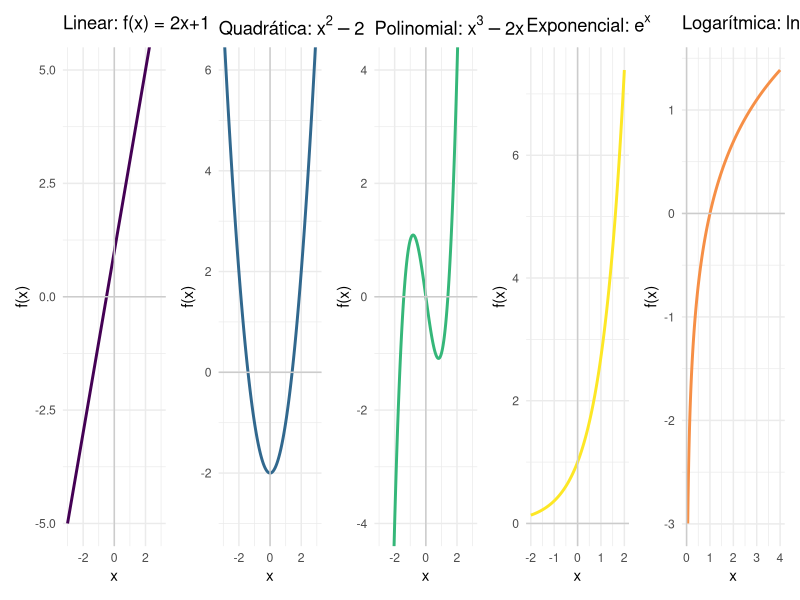
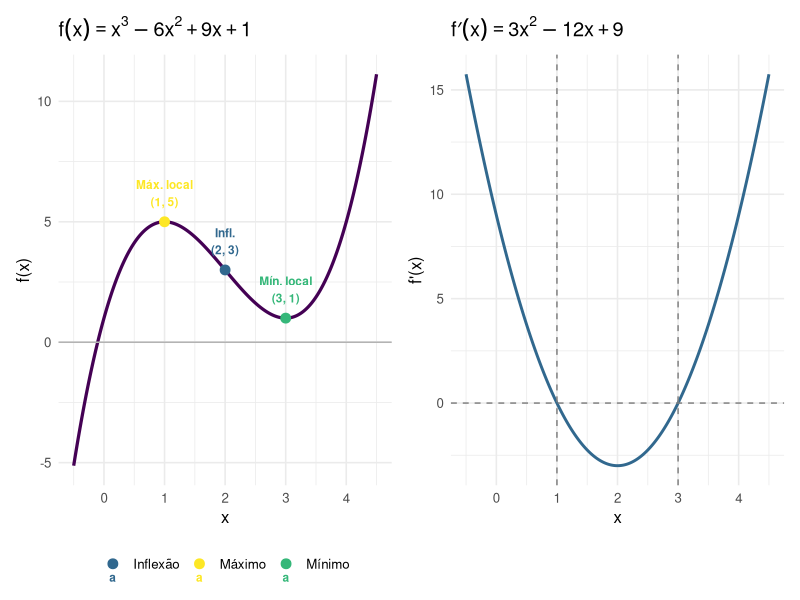
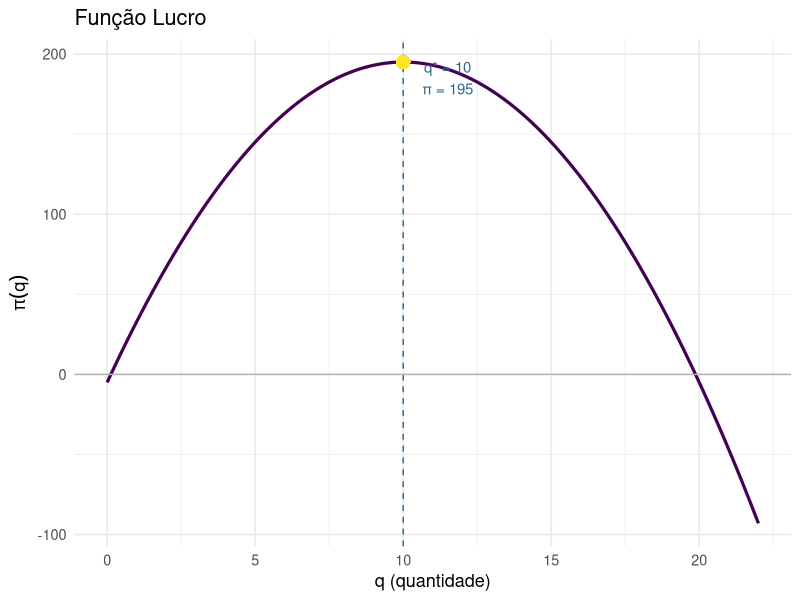

Write the R code that produced these figures, in order.
## ---- chunk 1
#| label: fig-tipos-funcoes
#| fig-cap: "Principais tipos de funções de uma variável"
#| fig-align: center
#| fig-width: 11
#| fig-height: 3.5

library(ggplot2)
library(patchwork)

base <- theme_minimal(base_size = 11)
x <- seq(-3, 3, length.out = 400)

p1 <- ggplot(data.frame(x=x, y=2*x+1), aes(x,y)) +
  geom_line(color="#440154", linewidth=1) +
  geom_hline(yintercept=0, color="gray80") + geom_vline(xintercept=0, color="gray80") +
  coord_cartesian(ylim=c(-5,5)) +
  labs(title="Linear: f(x) = 2x+1", x="x", y="f(x)") + base

p2 <- ggplot(data.frame(x=x, y=x^2-2), aes(x,y)) +
  geom_line(color="#31688e", linewidth=1) +
  geom_hline(yintercept=0, color="gray80") + geom_vline(xintercept=0, color="gray80") +
  coord_cartesian(ylim=c(-3,6)) +
  labs(title=expression("Quadrática: " * x^2-2), x="x", y="f(x)") + base

p3 <- ggplot(data.frame(x=x, y=x^3-2*x), aes(x,y)) +
  geom_line(color="#35b779", linewidth=1) +
  geom_hline(yintercept=0, color="gray80") + geom_vline(xintercept=0, color="gray80") +
  coord_cartesian(ylim=c(-4,4)) +
  labs(title=expression("Polinomial: " * x^3-2*x), x="x", y="f(x)") + base

x2 <- seq(-2, 2, length.out=300)
p4 <- ggplot(data.frame(x=x2, y=exp(x2)), aes(x,y)) +
  geom_line(color="#fde725", linewidth=1) +
  geom_hline(yintercept=0, color="gray80") + geom_vline(xintercept=0, color="gray80") +
  labs(title=expression("Exponencial: " * e^x), x="x", y="f(x)") + base

x3 <- seq(0.05, 4, length.out=300)
p5 <- ggplot(data.frame(x=x3, y=log(x3)), aes(x,y)) +
  geom_line(color="#f68f46", linewidth=1) +
  geom_hline(yintercept=0, color="gray80") + geom_vline(xintercept=0, color="gray80") +
  labs(title="Logarítmica: ln(x)", x="x", y="f(x)") + base

p1 + p2 + p3 + p4 + p5 + patchwork::plot_layout(nrow=1)
## ---- chunk 2
#| label: fig-estudo-funcao
#| fig-cap: "Análise completa de $f(x) = x^3 - 6x^2 + 9x + 1$"
#| fig-align: center
#| fig-width: 9
#| fig-height: 4

library(ggplot2)
library(patchwork)

x <- seq(-0.5, 4.5, length.out = 400)
base <- theme_minimal(base_size = 12)

df <- data.frame(
  x   = x,
  f   = x^3 - 6*x^2 + 9*x + 1,
  fp  = 3*x^2 - 12*x + 9,
  fpp = 6*x - 12
)

pts <- data.frame(
  x     = c(1, 2, 3),
  y     = c(5, 3, 1),
  label = c("Máx. local\n(1, 5)", "Infl.\n(2, 3)", "Mín. local\n(3, 1)"),
  tipo  = c("Máximo", "Inflexão", "Mínimo")
)

p1 <- ggplot(df, aes(x, f)) +
  geom_line(color="#440154", linewidth=1.1) +
  geom_hline(yintercept=0, color="gray70") +
  geom_point(data=pts, aes(x,y,color=tipo), size=3) +
  geom_text(data=pts, aes(x,y,label=label,color=tipo),
            vjust=-0.6, size=3, fontface="bold") +
  scale_color_manual(values=c("Máximo"="#FDE725","Inflexão"="#31688e","Mínimo"="#35b779")) +
  labs(title=expression(f(x)==x^3-6*x^2+9*x+1), x="x", y="f(x)", color=NULL) +
  theme_minimal(base_size=12) + theme(legend.position="bottom")

p2 <- ggplot(df, aes(x, fp)) +
  geom_line(color="#31688e", linewidth=1) +
  geom_hline(yintercept=0, linetype="dashed", color="gray50") +
  geom_vline(xintercept=c(1,3), linetype="dashed", color="gray50") +
  labs(title=expression(f*minute(x)==3*x^2-12*x+9), x="x", y="f'(x)") + base

p1 + p2
## ---- chunk 3
#| label: fig-lucro
#| fig-cap: "Lucro máximo em $q^* = 10$"
#| fig-align: center
#| fig-width: 7
#| fig-height: 3.5

library(ggplot2)

q <- seq(0, 22, length.out = 300)
df <- data.frame(q=q, lucro=-2*q^2+40*q-5)

ggplot(df, aes(q, lucro)) +
  geom_line(color="#440154", linewidth=1.1) +
  geom_vline(xintercept=10, linetype="dashed", color="#31688e") +
  geom_point(aes(x=10, y=195), color="#FDE725", size=4) +
  annotate("text", x=11.5, y=185, label="q* = 10\nπ = 195",
           color="#31688e", size=3.8) +
  geom_hline(yintercept=0, color="gray70") +
  labs(x="q (quantidade)", y=expression(pi(q)),
       title="Função Lucro") +
  theme_minimal(base_size=13)
